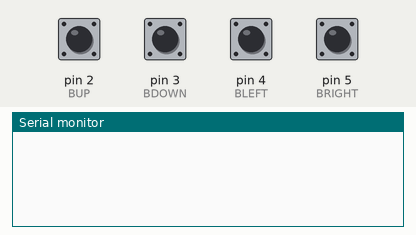
Recording of a sketch running on a simulated Arduino Uno, built with avr-gcc and run on an emulated ATmega328P. Shown: the last lines printed to the serial monitor. The test bench sets the inputs (shaded band); at power-on: pin 2 (BUP), pin 3 (BDOWN), pin 4 (BLEFT), pin 5 (BRIGHT) HIGH.

Above: at 1.2 s.
1.3 s: pin 2 (BUP) pulled LOW for 0.15 s
At 1.9 s:
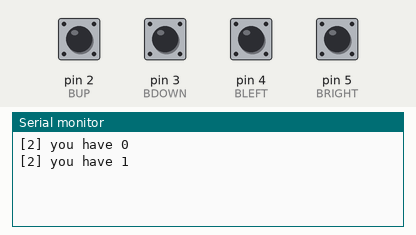
2.9 s: pin 3 (BDOWN) pulled LOW for 0.15 s
At 3.9 s:
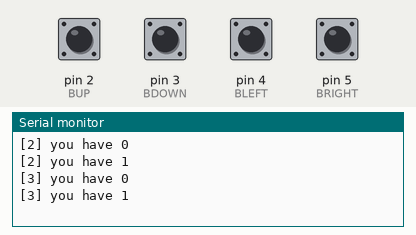
4.5 s: pin 4 (BLEFT) pulled LOW for 0.15 s
At 5.8 s:
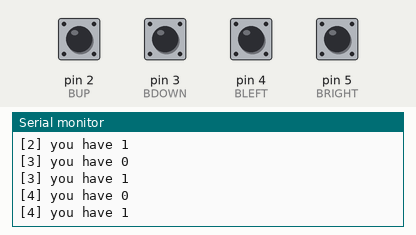
6.1 s: pin 5 (BRIGHT) pulled LOW for 0.15 s
At 7.2 s:
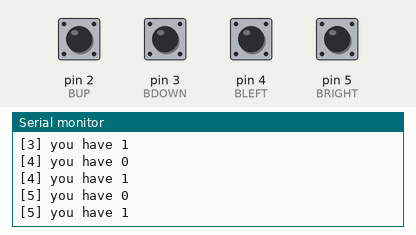
Timing chart, 0 to 8.7 s (numbered marks = the images above; inputs shaded):
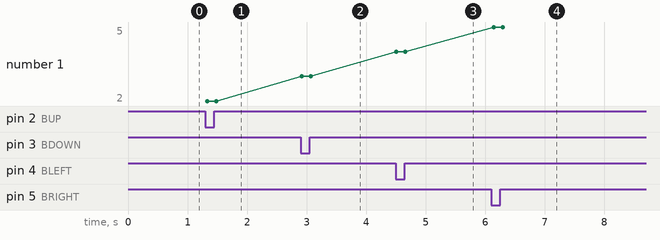

Measured:
- after the input at 1.3 s, the serial monitor: prints a new line at once (image 1)
- after the input at 2.9 s, the serial monitor: prints a new line at once (image 2)
- after the input at 4.5 s, the serial monitor: prints a new line at once (image 3)
- after the input at 6.1 s, the serial monitor: prints a new line at once (image 4)
- plotted number 1: 2 → 3 after the input at 2.9 s, 3 → 4 after the input at 4.5 s, 4 → 5 after the input at 6.1 s

The sketch:

04-button_debounce.ino
```cpp
const int DEBOUNCE = 50;
char buffer[100];

typedef struct Button {
  short PIN;

  int lastState;
  int lastDebounceTime;

  Button(short PIN, int lastState, int lastDebounceTime) {
    this->PIN = PIN;
    this->lastState = lastState;
    this->lastDebounceTime = lastDebounceTime;
  }

} Button;

// Initializes our buttons
Button BUP    = Button(2, HIGH, 0);
Button BDOWN  = Button(3, HIGH, 0);
Button BLEFT  = Button(4, HIGH, 0);
Button BRIGHT = Button(5, HIGH, 0);

// the setup function runs once when you press reset or power the board
void setup() {
  // Initialize pins
  pinMode(BUP.PIN, INPUT_PULLUP);
  pinMode(BDOWN.PIN, INPUT_PULLUP);
  pinMode(BLEFT.PIN, INPUT_PULLUP);
  pinMode(BRIGHT.PIN, INPUT_PULLUP);

  // initialize serial communication at 9600 bits per second:
  Serial.begin(9600);
}

// the loop function runs over and over again forever
void loop() {
  readButton(&BUP);
  readButton(&BDOWN);
  readButton(&BLEFT);
  readButton(&BRIGHT);
}

void readButton(Button *B) {
  int buttonState = digitalRead(B->PIN);

  // filter out any noise by setting a time buffer
  if ((millis() - B->lastDebounceTime) > DEBOUNCE) {
    if (B->lastState != buttonState) {
      B->lastState = buttonState;

      // print out the value you read
      sprintf(buffer, "[%d] you have %d", B->PIN, B->lastState);
      Serial.println(buffer);
    }

    B->lastDebounceTime = millis();
  }
}
```
